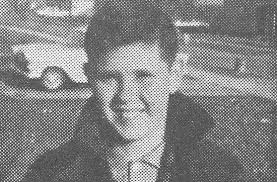
#> input picture OpenCV/boi.jfif, 277 x 182 px
$ python '19. image pyramid.py'
#> lines starting #> are read from the running program, lines starting #| are printed output that depends on the picture
import cv2
import numpy as np

img = cv2.imread('boi.jfif')
#> img is the input picture: shape (182, 277, 3); min 0, max 255, mean 133.5
pr1 = cv2.pyrDown(img)# blurr and decrease the resolution of an image
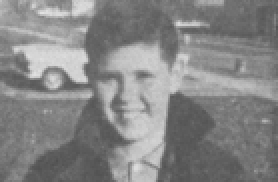
#> pr1: shape (91, 139, 3) (shown 2 times larger); min 79, max 226, mean 133.5
pr2 = cv2.pyrDown(pr1) # cv also has pyrUp
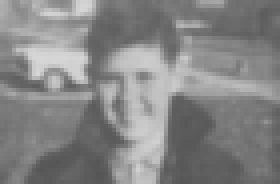
#> pr2: shape (46, 70, 3) (shown 4 times larger); min 85, max 215, mean 133.3

cv2.imshow('img',img)
cv2.imshow('pr1',pr1)
cv2.imshow('pr2',pr2)

cv2.waitKey(0)

$ run again, with OpenCV/sudoku.jfif copied over OpenCV/boi.jfif
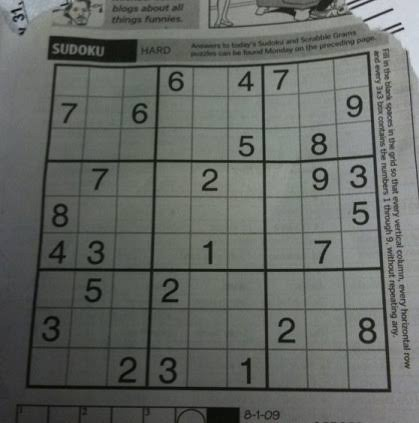
#> input picture OpenCV/sudoku.jfif, 419 x 423 px
#> img is the input picture: shape (423, 419, 3); mean B, G, R 99.1, 103.3, 99.8
#> `pr1 = cv2.pyrDown(img)# blurr and decrease the resolution of an image`:
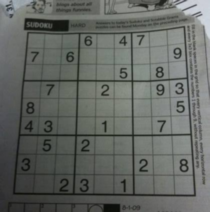
#> pr1: shape (212, 210, 3); mean B, G, R 99.2, 103.3, 99.8
#> `pr2 = cv2.pyrDown(pr1)`:
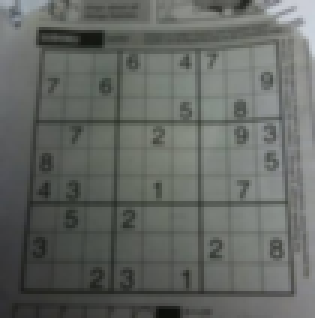
#> pr2: shape (106, 105, 3) (shown 3 times larger); mean B, G, R 99.2, 103.3, 99.8

$ run again, with OpenCV/american2.jpg saved as OpenCV/boi.jfif
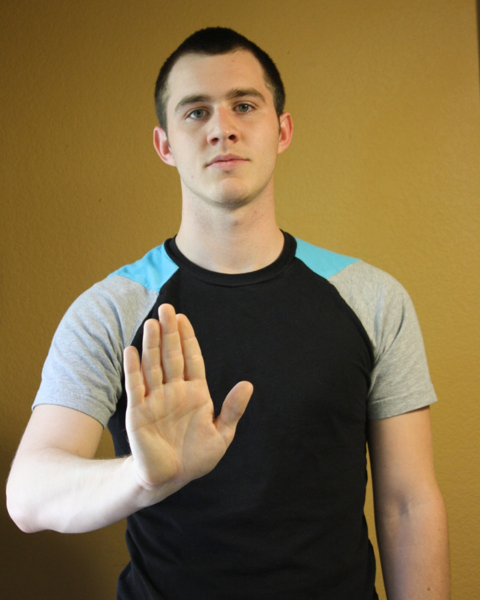
#> input picture OpenCV/american2.jpg, 960 x 1200 px (shown at 1/2 size)
#> img is the input picture: shape (1200, 960, 3); mean B, G, R 70.4, 108.3, 128.9
#> `pr1 = cv2.pyrDown(img)# blurr and decrease the resolution of an image`:
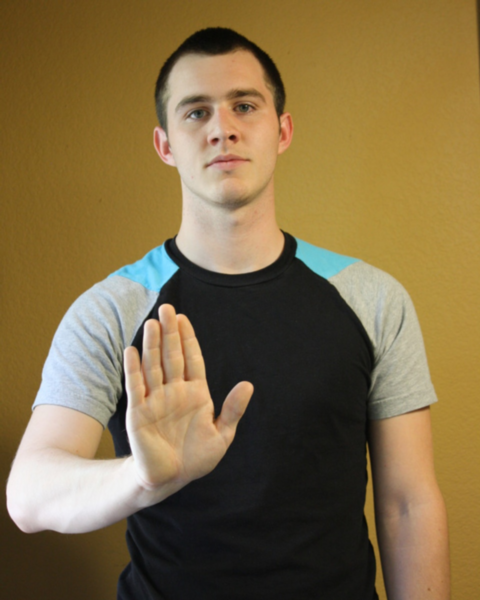
#> pr1: shape (600, 480, 3); mean B, G, R 70.4, 108.3, 128.9
